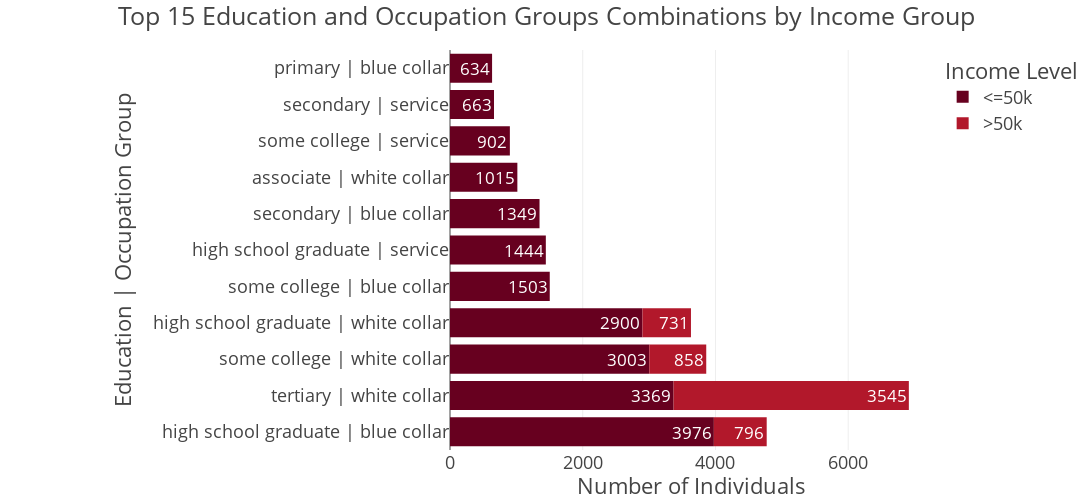

This figure's notebook cell:
### Code cell
num = 15
adult_df_combos = adult_df_income_edu_occ.head(num)
fig = px.bar(
    adult_df_combos,
    x = 'total',
    y = 'edu_occ',
    color = 'income',
    orientation = 'h',
    title = f'Top {num} Education and Occupation Groups Combinations by Income Group',
    # barmode = 'group', 
    height = 500,
    width=1100,
    color_discrete_sequence=px.colors.sequential.RdBu,
    text = 'total'
)
fig.update_layout(template="presentation", 
                  xaxis_title='Number of Individuals', 
                  yaxis_title='Education | Occupation Group', 
                  legend_title=dict(text='Income Level'),
                  margin=dict(l=450, r=50, t=50, b=50),
                  paper_bgcolor = "rgba(0, 0, 0, 0)", 
                  plot_bgcolor = "rgba(0, 0, 0, 0)")
fig.update_traces(textposition='inside')
fig.write_image(os.path.join(results_dir, 'income_distribution_by_eduandocc_bar_plot.jpg'))
fig.write_image(os.path.join(results_dir, 'income_distribution_by_eduandocc_bar_plot.png'))
fig.write_html(os.path.join(results_dir, 'income_distribution_by_eduandocc_bar_plot.html'))
fig.show()

### Figure 1 — Plotly figure (JSON) as saved in the notebook; plotly's stock layout.template omitted (floating-point values rounded to 4 significant figures)
{"data": [{"hovertemplate": "income=<=50k<br>total=%{text}<br>edu_occ=%{y}<extra></extra>", "legendgroup": "<=50k", "marker": {"color": "rgb(103,0,31)", "pattern": {"shape": ""}}, "name": "<=50k", "orientation": "h", "showlegend": true, "text": [3976.0, 3369.0, 3003.0, 2900.0, 1503.0, 1444.0, 1349.0, 1015.0, 902.0, 663.0, 634.0], "textposition": "inside", "type": "bar", "x": [3976, 3369, 3003, 2900, 1503, 1444, 1349, 1015, 902, 663, 634], "xaxis": "x", "y": ["high school graduate | blue collar", "tertiary | white collar", "some college | white collar", "high school graduate | white collar", "some college | blue collar", "high school graduate | service", "secondary | blue collar", "associate | white collar", "some college | service", "secondary | service", "primary | blue collar"], "yaxis": "y"}, {"hovertemplate": "income=>50k<br>total=%{text}<br>edu_occ=%{y}<extra></extra>", "legendgroup": ">50k", "marker": {"color": "rgb(178,24,43)", "pattern": {"shape": ""}}, "name": ">50k", "orientation": "h", "showlegend": true, "text": [3545.0, 858.0, 796.0, 731.0], "textposition": "inside", "type": "bar", "x": [3545, 858, 796, 731], "xaxis": "x", "y": ["tertiary | white collar", "some college | white collar", "high school graduate | blue collar", "high school graduate | white collar"], "yaxis": "y"}], "layout": {"barmode": "relative", "height": 500, "legend": {"title": {"text": "Income Level"}, "tracegroupgap": 0}, "margin": {"b": 50, "l": 450, "r": 50, "t": 50}, "paper_bgcolor": "rgba(0, 0, 0, 0)", "plot_bgcolor": "rgba(0, 0, 0, 0)", "title": {"text": "Top 15 Education and Occupation Groups Combinations by Income Group"}, "width": 1100, "xaxis": {"anchor": "y", "autorange": true, "domain": [0, 1], "range": [0, 7278.0], "title": {"text": "Number of Individuals"}, "type": "linear"}, "yaxis": {"anchor": "x", "autorange": true, "domain": [0, 1], "range": [-0.5, 10.5], "title": {"text": "Education | Occupation Group"}, "type": "category"}}}
